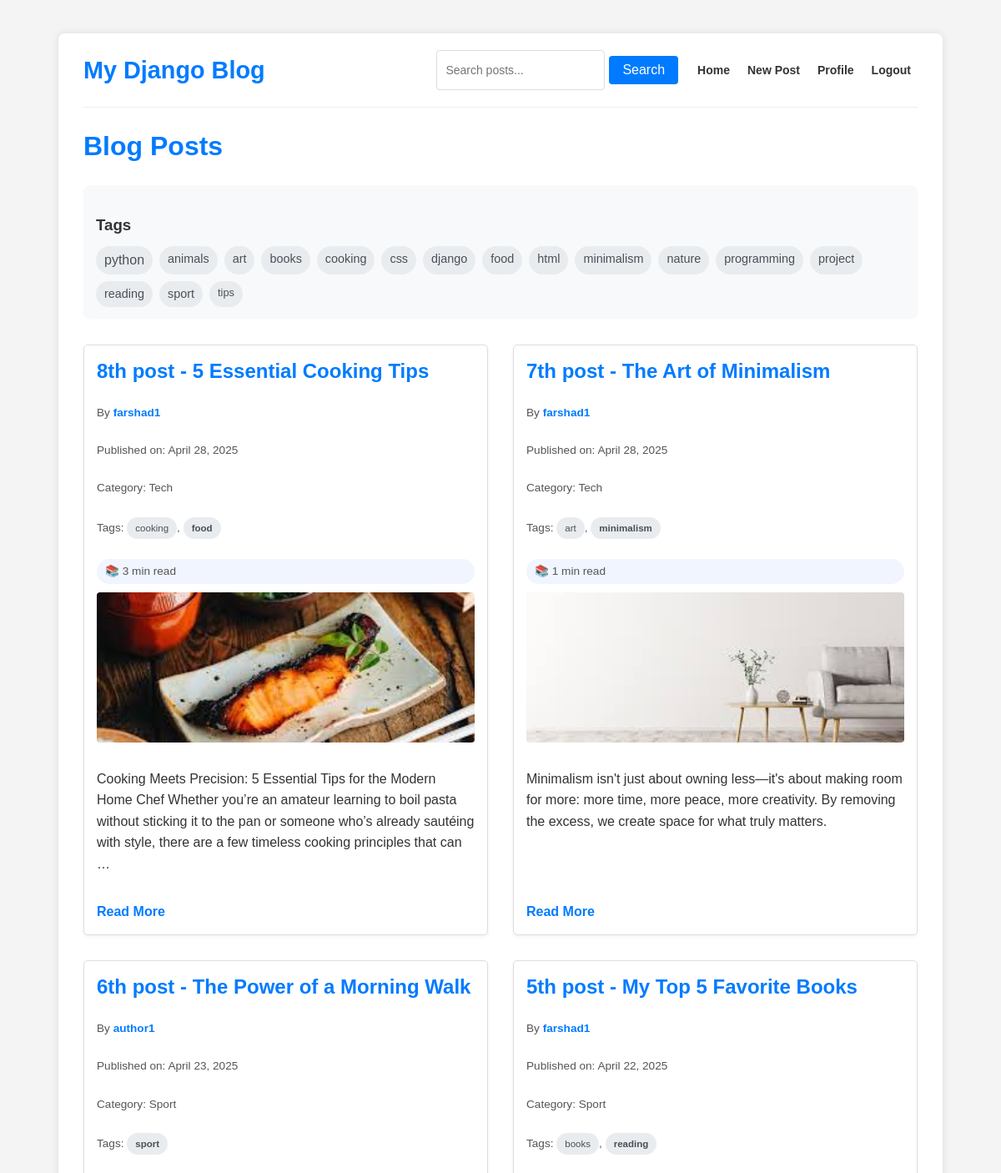
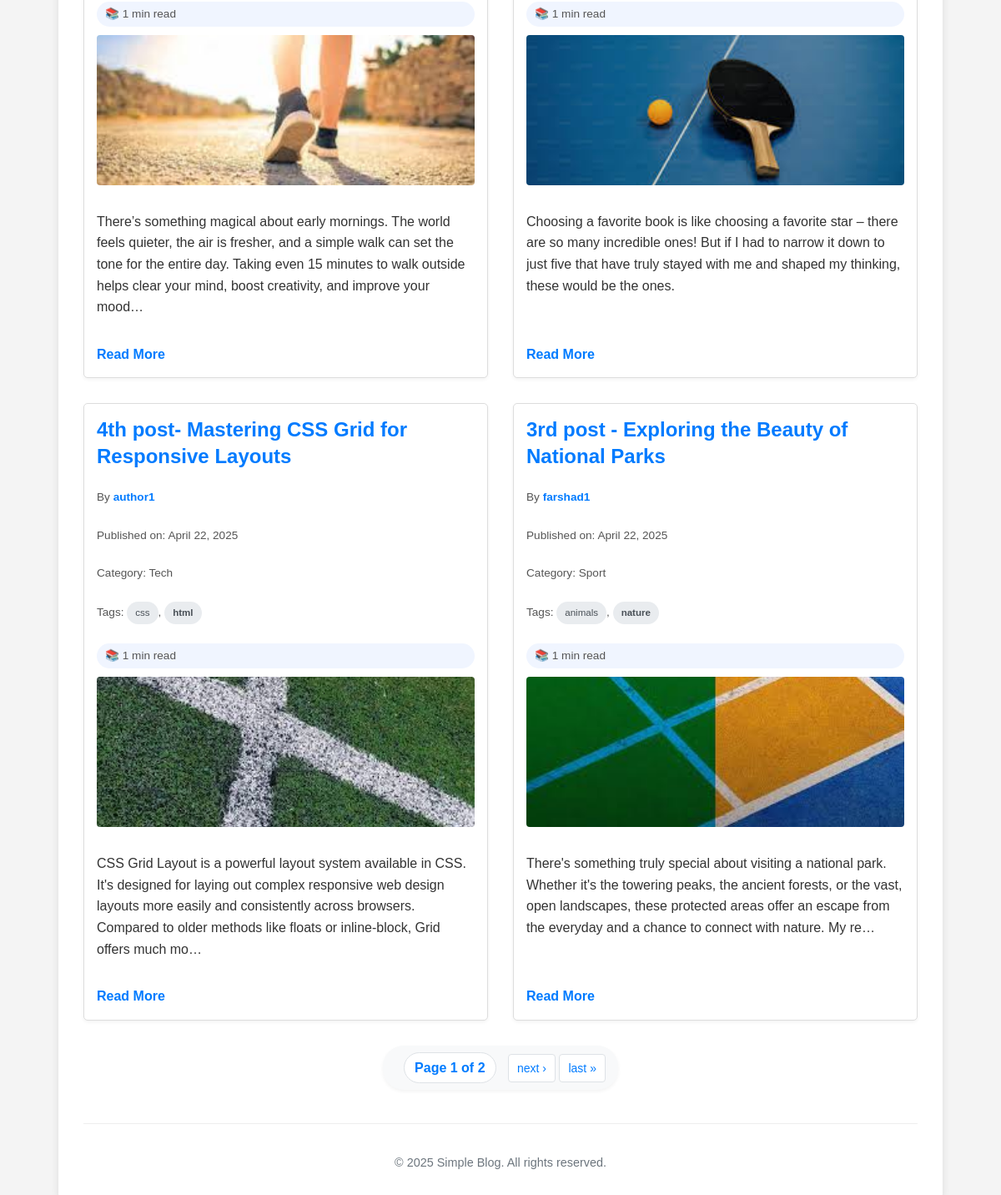
The page / (signed in) on the database its author committed (2 pictures, top to bottom).
### blog/models.py (models this page shows, shortened)
class Tag(models.Model):
    name = models.CharField(max_length=50, unique=True)
    slug = models.SlugField(max_length=50, unique=True)
    class Meta:
        ordering = ['name']

class Post(models.Model):
    title = models.CharField(max_length=200)
    content = models.TextField()
    pub_date = models.DateTimeField(default=timezone.now)
    category = models.ForeignKey(Category, on_delete=models.SET_NULL, null=True, blank=True)
    image = models.ImageField(upload_to='blog_images/', blank=True, null=True)
    author = models.ForeignKey(User, on_delete=models.CASCADE, related_name='blog_posts', null=True)
    tags = models.ManyToManyField(Tag, blank=True, related_name='posts')
    class Meta:
        ordering = ['-pub_date']
    @property
    def image_url(self):
        if self.image and hasattr(self.image, 'url'):
            return self.image.url
        return None # Or a default image URL
    def get_reading_time(self):
        word_count = len(self.content.split())
        reading_time_min = round(word_count / 200)
        if reading_time_min < 1:
            reading_time_min = 1
        return reading_time_min

class Category(models.Model):
    name = models.CharField(max_length=100, unique=True)
    class Meta:
        verbose_name_plural = "Categories"

### blog/views.py (the view)
# urls.py: path('', views.post_list, name='post_list'),
def post_list(request):
    posts_list = Post.objects.all()
    tags = Tag.objects.annotate(
        num_posts=Count('posts')  # Use Count directly, not models.Count
    ).order_by('-num_posts')[:20]  # Limit to top 20 tags
    paginator = Paginator(posts_list, 6)
    page = request.GET.get('page')
    try:
        posts = paginator.page(page)
    except PageNotAnInteger:
        posts = paginator.page(1)
    except EmptyPage:
        posts = paginator.page(paginator.num_pages)
    context = {
        'posts': posts,
        'tags': tags
    }
    return render(request, 'blog/post_list.html', context)

### templates/blog/post_list.html (shortened to what this page needs)
{% extends 'blog/base.html' %}
{% block content %}
<h1>Blog Posts</h1>
{% if tags %}
<div class="tag-cloud">
    <h3>Tags</h3>
    <div class="tags">
        {% for tag in tags %}
            <a href="{% url 'tag_posts' tag.slug %}" class="tag tag-size-{{ tag.posts.count|default:0|add:1 }}">{{ tag.name }}</a>
        {% endfor %}
    </div>
</div>
{% endif %}
<div class="posts-grid">
    <ul>
        {% for post in posts %}
        <li>
            <h2><a href="{% url 'post_detail' post.id %}">{{ post.title }}</a></h2>
            {% if post.author %}
                <p class="post-meta">By <a href="{% url 'author_profile' post.author.username %}">{{ post.author.username }}</a></p>
            {% endif %}
            <p class="post-meta">Published on: {{ post.pub_date|date:"F j, Y" }}</p>
            {% if post.category %}
                <p class="post-meta">Category: {{ post.category.name }}</p>
            {% endif %}
            {% if post.tags.all %}
                <p class="post-meta">
                    Tags:
                    {% for tag in post.tags.all %}
                        <a href="{% url 'tag_posts' tag.slug %}" class="tag">{{ tag.name }}</a>{% if not forloop.last %}, {% endif %}
                    {% endfor %}
                </p>
            {% endif %}
            <p class="post-meta reading-time">📚 {{ post.get_reading_time }} min read</p>
            {% if post.image %}
                <img src="{{ post.image_url }}" alt="{{ post.title }}" class="post-image">
            {% endif %}
            <div class="post-content">
                <p>{{ post.content|truncatechars:250 }}</p>
            </div>
            <a href="{% url 'post_detail' post.id %}">Read More</a>
        </li>
        {% empty %}
        <li>No blog posts found.</li>
        {% endfor %}
    </ul>
</div>
{% if posts.has_other_pages %}
    {% include 'blog/pagination.html' with page_obj=posts %}
{% endif %}
{% endblock %}

### static/css/style.css (style rules this page uses)
body { font-family: 'Arial', sans-serif; line-height: 1.6; margin: 0; padding: 20px; background-color: #f4f4f4; color: #333; }
h1, h2, h3 { color: #333; margin-bottom: 10px; }
h1 { color: #007bff; }
a { color: #007bff; text-decoration: none; }
.posts-grid { display: grid; grid-template-columns: 1fr 1fr; gap: 30px; margin-top: 20px; }
.posts-grid ul { list-style: none; padding: 0; margin: 0; display: contents; }
.posts-grid li { border: 1px solid #ddd; padding: 15px; margin-bottom: 0; border-radius: 5px; background-color: #fff; box-shadow: 0 2px 4px rgba(0, 0, 0, 0.05); display: flex; flex-direction: column; justify-content: space-between; transition: transform 0.3s ease, box-shadow 0.3s ease; }
.posts-grid li:last-child { border-bottom: 1px solid #ddd; margin-bottom: 0; padding-bottom: 15px; }
.posts-grid li h2 { margin-top: 0; margin-bottom: 10px; line-height: 1.3; }
.posts-grid li .post-meta { margin-bottom: 10px; font-size: 0.85em; color: #555; }
.posts-grid li .post-image { width: 100%; height: 180px; object-fit: cover; margin-bottom: 15px; border-radius: 4px; display: block; }
.posts-grid li .post-content { margin-top: 0; margin-bottom: 15px; flex-grow: 1; overflow: hidden; text-overflow: ellipsis; }
.posts-grid li a:last-child { display: inline-block; margin-top: auto; font-weight: bold; }
.tag-cloud { margin: 20px 0 30px; padding: 15px; background-color: #f8f9fa; border-radius: 8px; }
.tags { display: flex; flex-wrap: wrap; gap: 8px; }
.tag { display: inline-block; background-color: #e9ecef; color: #495057; padding: 4px 10px; border-radius: 20px; font-size: 0.85em; transition: all 0.2s ease; text-decoration: none; }
.tag-size-1 { font-size: 0.8em; }
.tag-size-2 { font-size: 0.9em; }
.tag-size-3 { font-size: 1em; }
.reading-time { display: inline-flex; align-items: center; background-color: #f0f5ff; color: #0056b3; padding: 4px 10px; border-radius: 20px; font-size: 0.85em; margin-bottom: 15px; font-weight: 500; }
.reading-time:before { margin-right: 5px; }

### rows shown on the page
Tag: name "python"
Tag: name "animals"
Tag: name "art"
Tag: name "books"
Tag: name "cooking"
Tag: name "css"
Tag: name "django"
Tag: name "food"
Tag: name "html"
Tag: name "minimalism"
Tag: name "nature"
Tag: name "programming"
Tag: name "project"
Tag: name "reading"
Tag: name "sport"
Tag: name "tips"
Post: title "8th post - 5 Essential Cooking Tips", author.username "farshad1", pub_date "April 28, 2025", category.name "Tech", get_reading_time "3", image_url (picture), content "Cooking Meets Precision: 5 Essential Tips for the Modern Home Chef Whether you’re an amateur learning to boil pasta without sticking it to the pan or someone who’s already sautéing with style, there are a few timeless cooking principles that can …"
Post: title "7th post - The Art of Minimalism", author.username "farshad1", pub_date "April 28, 2025", category.name "Tech", get_reading_time "1", image_url (picture), content "Minimalism isn't just about owning less—it's about making room for more: more time, more peace, more creativity. By removing the excess, we create space for what truly matters."
Post: title "6th post - The Power of a Morning Walk", author.username "author1", pub_date "April 23, 2025", category.name "Sport", get_reading_time "1", image_url (picture), content "There’s something magical about early mornings. The world feels quieter, the air is fresher, and a simple walk can set the tone for the entire day. Taking even 15 minutes to walk outside helps clear your mind, boost creativity, and improve your mood…"
Post: title "5th post - My Top 5 Favorite Books", author.username "farshad1", pub_date "April 22, 2025", category.name "Sport", get_reading_time "1", image_url (picture), content "Choosing a favorite book is like choosing a favorite star – there are so many incredible ones! But if I had to narrow it down to just five that have truly stayed with me and shaped my thinking, these would be the ones."
Post: title "4th post- Mastering CSS Grid for Responsive Layouts", author.username "author1", pub_date "April 22, 2025", category.name "Tech", get_reading_time "1", image_url (picture), content "CSS Grid Layout is a powerful layout system available in CSS. It's designed for laying out complex responsive web design layouts more easily and consistently across browsers. Compared to older methods like floats or inline-block, Grid offers much mo…"
Post: title "3rd post - Exploring the Beauty of National Parks", author.username "farshad1", pub_date "April 22, 2025", category.name "Sport", get_reading_time "1", image_url (picture), content "There's something truly special about visiting a national park. Whether it's the towering peaks, the ancient forests, or the vast, open landscapes, these protected areas offer an escape from the everyday and a chance to connect with nature. My re…"

### other values the page prints
{{ page_obj.number }} "1"
{{ page_obj.paginator.num_pages }} "2"
